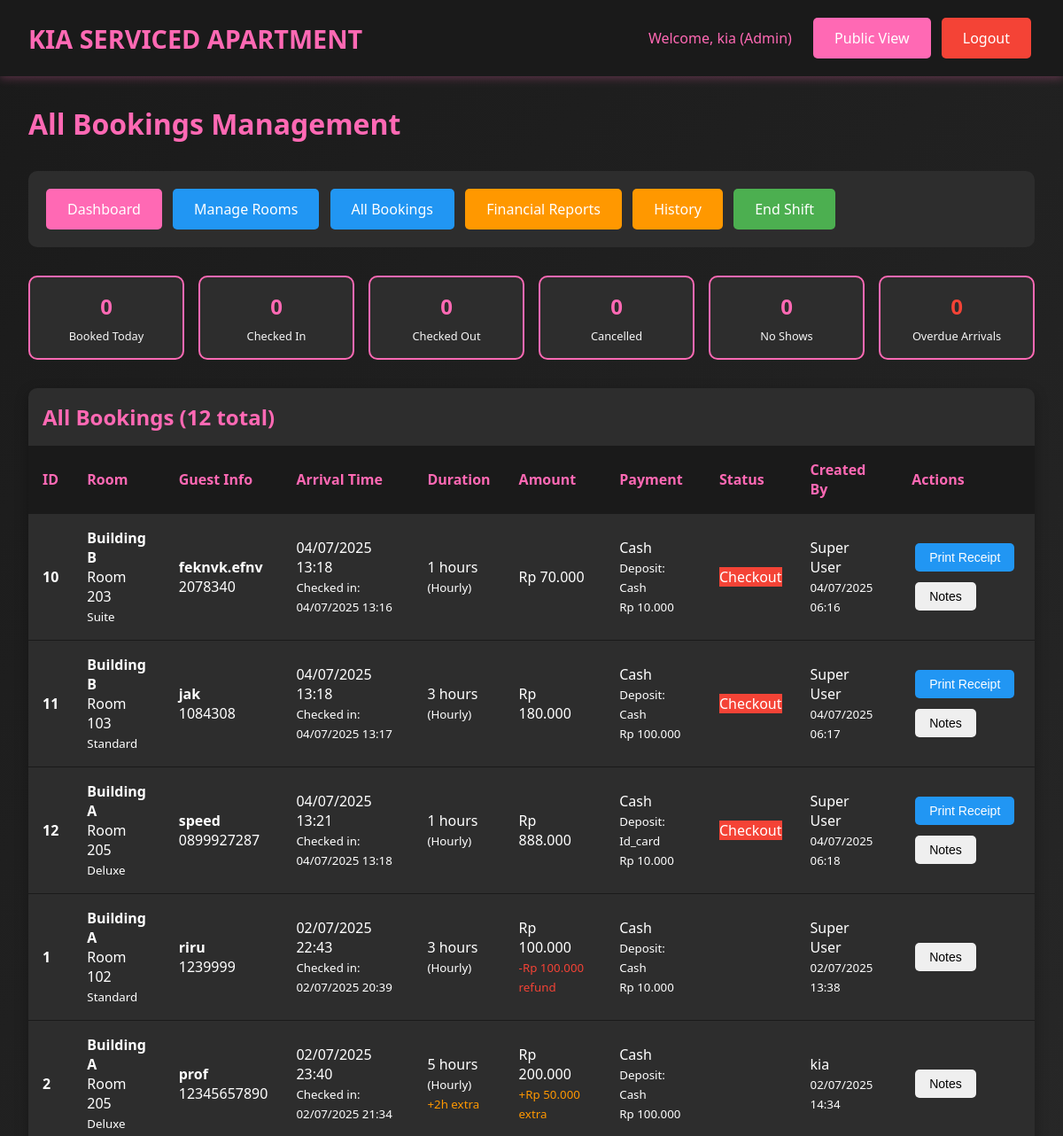
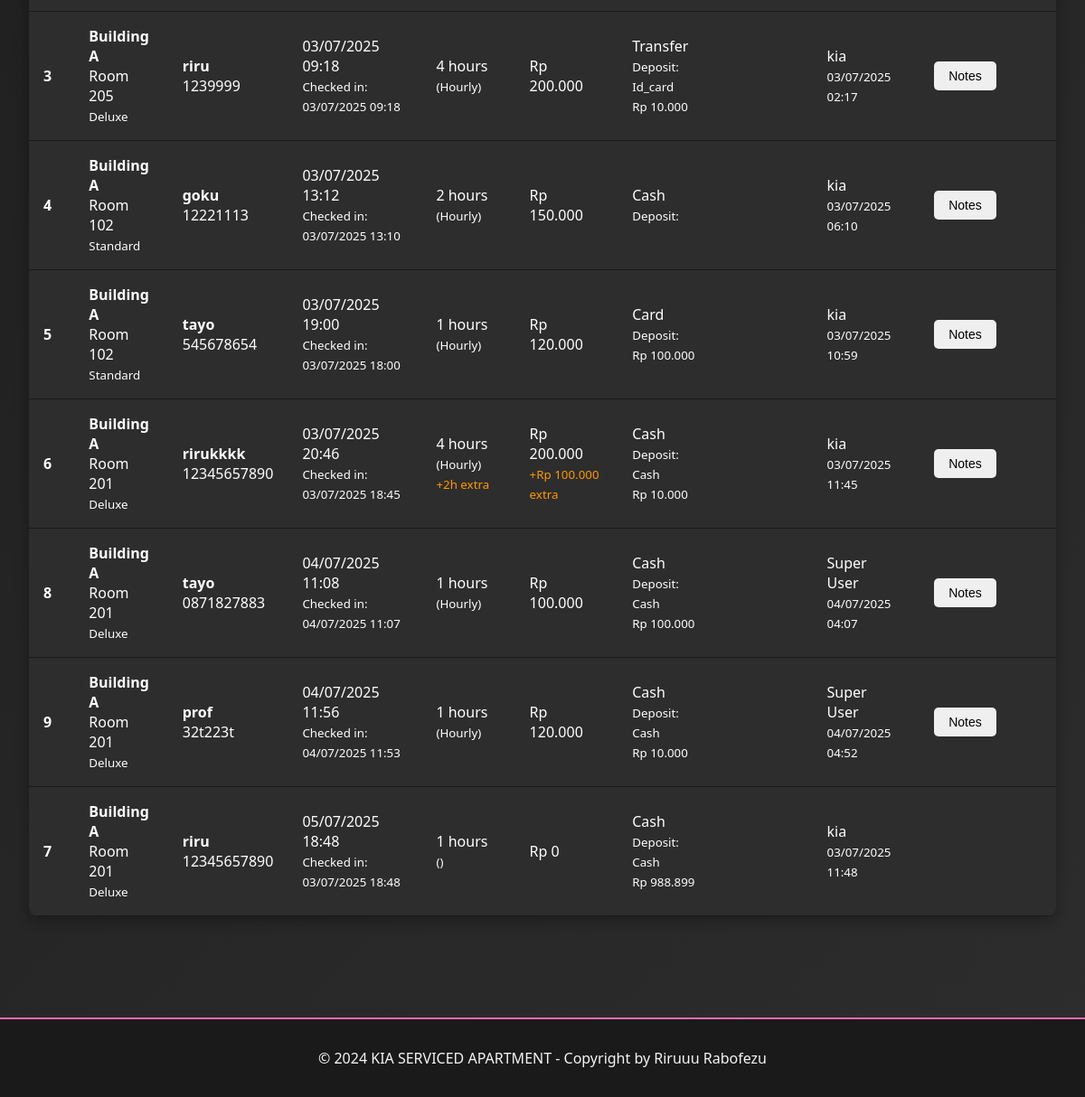
The app's page /admin/bookings.php (signed in), older data (2 pictures, top to bottom).
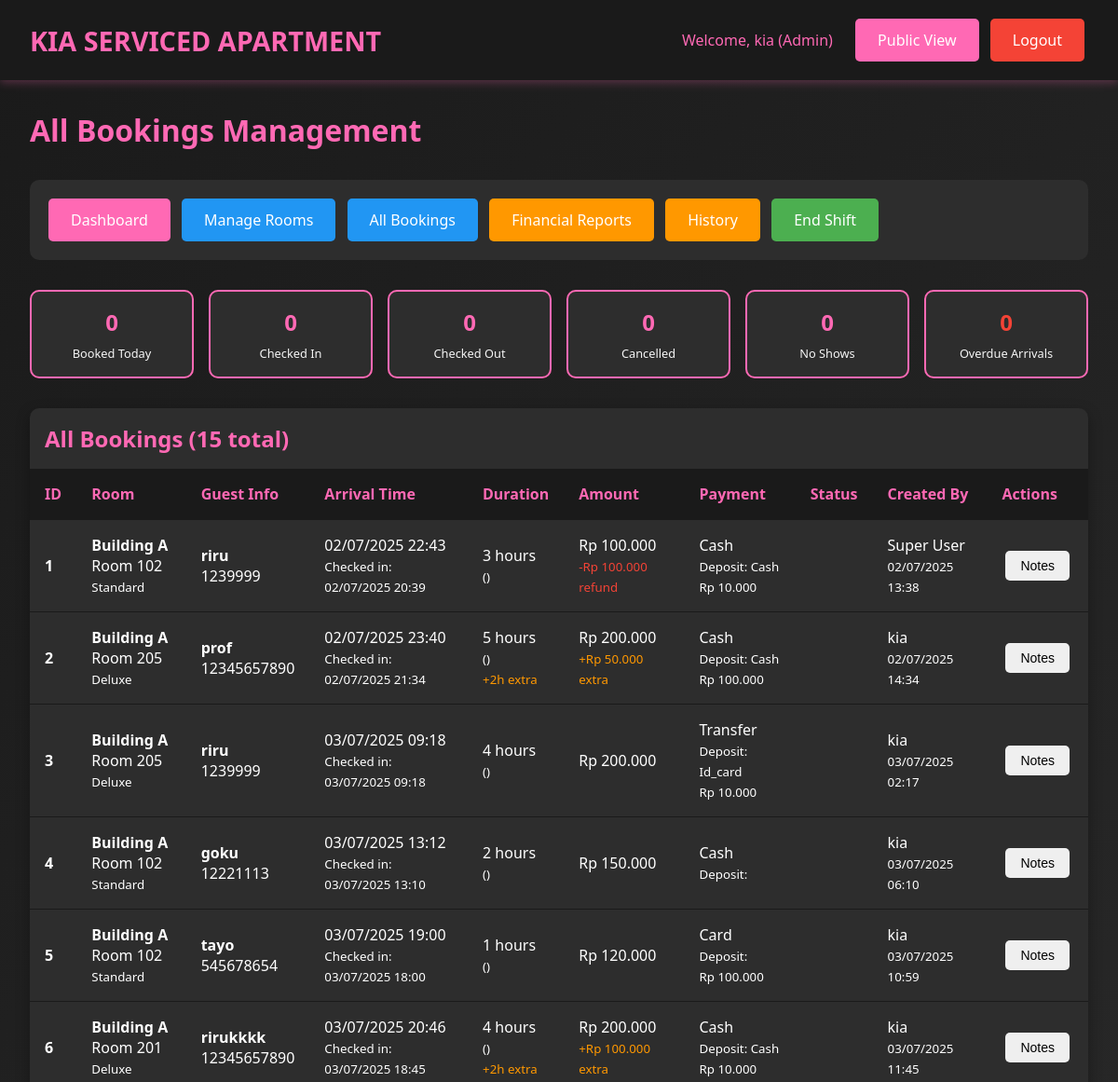
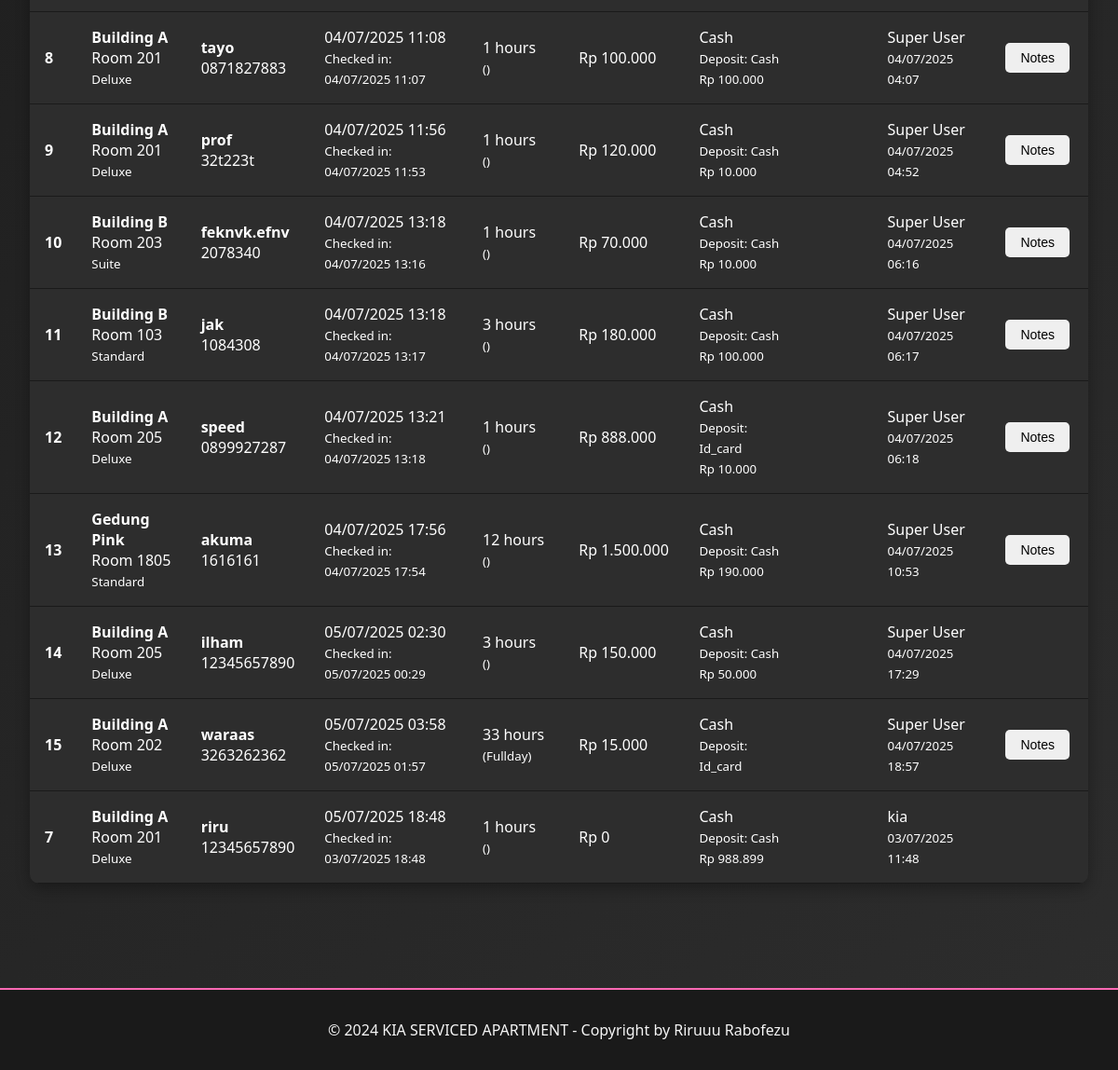
The same page, newer data (2 pictures, top to bottom).
### tables this page shows
CREATE TABLE `bookings` (
  `id` int(11) NOT NULL,
  `room_id` int(11) NOT NULL,
  `guest_name` varchar(100) NOT NULL,
  `arrival_time` datetime NOT NULL,
  `phone_number` varchar(20) NOT NULL,
  `duration_type` enum('transit','fullday') NOT NULL,
  `duration_hours` int(11) NOT NULL,
  `price_amount` decimal(10,2) NOT NULL,
  `payment_method` varchar(50) NOT NULL,
  `deposit_type` enum('cash','id_card','no_deposit') NOT NULL,
  `deposit_amount` decimal(10,2) DEFAULT 0.00,
  `notes` text DEFAULT NULL,
  `status` enum('booked','checkin','checkout','cancelled','no_show') DEFAULT 'booked',
  `checkin_time` datetime DEFAULT NULL,
  `checkout_time` datetime DEFAULT NULL,
  `extra_time_hours` int(11) DEFAULT 0,
  `extra_time_amount` decimal(10,2) DEFAULT 0.00,
  `refund_amount` decimal(10,2) DEFAULT 0.00,
  `refund_method` varchar(50) DEFAULT NULL,
  `created_by` int(11) NOT NULL,
  `created_at` timestamp NOT NULL DEFAULT current_timestamp(),
  `updated_at` timestamp NOT NULL DEFAULT current_timestamp() ON UPDATE current_timestamp()
);

CREATE TABLE `rooms` (
  `id` int(11) NOT NULL,
  `location` varchar(100) NOT NULL,
  `floor_number` int(11) NOT NULL,
  `room_number` varchar(20) NOT NULL,
  `room_type` varchar(50) NOT NULL,
  `wifi_name` varchar(100) DEFAULT NULL,
  `wifi_password` varchar(100) DEFAULT NULL,
  `status` enum('ready','booked','checkin','checkout') DEFAULT 'ready',
  `created_at` timestamp NOT NULL DEFAULT current_timestamp(),
  `updated_at` timestamp NOT NULL DEFAULT current_timestamp() ON UPDATE current_timestamp()
);

CREATE TABLE `users` (
  `id` int(11) NOT NULL,
  `username` varchar(50) NOT NULL,
  `password` varchar(255) NOT NULL,
  `full_name` varchar(100) NOT NULL,
  `role` enum('superuser','admin','cashier') NOT NULL,
  `created_at` timestamp NOT NULL DEFAULT current_timestamp(),
  `updated_at` timestamp NOT NULL DEFAULT current_timestamp() ON UPDATE current_timestamp()
);

### includes/config.php (called while the page is built, shortened)
<?php
function formatCurrency($amount) {
    return 'Rp ' . number_format($amount, 0, ',', '.');
}
function formatDateTime($datetime) {
    return date('d/m/Y H:i', strtotime($datetime));
}
?>

### admin/bookings.php (the view, shortened to what this page needs)
<?php
require_once "../includes/config.php";
$sql = "SELECT b.*, r.room_number, r.location, r.room_type, u.full_name as created_by_name
        FROM bookings b
        JOIN rooms r ON b.room_id = r.id
        JOIN users u ON b.created_by = u.id
        ORDER BY
            CASE
                WHEN b.status = \"booked\" AND b.arrival_time < NOW() THEN 1
                WHEN b.status = \"booked\" THEN 2
                WHEN b.status = \"checkin\" THEN 3
                WHEN b.status = \"checkout\" THEN 4
                ELSE 5
            END,
            b.arrival_time ASC";
$stmt = $pdo->prepare($sql);
$stmt->execute();
$bookings = $stmt->fetchAll();
$stmt = $pdo->query("SELECT
    COUNT(CASE WHEN status = \"booked\" THEN 1 END) as booked,
    COUNT(CASE WHEN status = \"checkin\" THEN 1 END) as checkin,
    COUNT(CASE WHEN status = \"checkout\" THEN 1 END) as checkout,
    COUNT(CASE WHEN status = \"cancelled\" THEN 1 END) as cancelled,
    COUNT(CASE WHEN status = \"no_show\" THEN 1 END) as no_show,
    COUNT(CASE WHEN status = \"booked\" AND arrival_time < NOW() THEN 1 END) as overdue
    FROM bookings
    WHERE DATE(created_at) = CURDATE()");
$stats = $stmt->fetch();
?>
<!DOCTYPE html>
<html lang="id">
<head>
    <link rel="stylesheet" href="../assets/css/style.css">
</head>
<body>
    <header class="header">
        <div class="header-content">
            <a href="../index.php" class="logo">KIA SERVICED APARTMENT</a>
            <div>
                <span style="color: var(--primary-pink); margin-right: 1rem;">
                    Welcome, <?php echo htmlspecialchars($_SESSION["full_name"]); ?> (<?php echo ucfirst($_SESSION["user_role"]); ?>)
                </span>
                <a href="../index.php" class="btn btn-primary">Public View</a>
                <a href="../includes/logout.php" class="btn btn-danger">Logout</a>
            </div>
        </div>
    </header>
    <div class="container">
        <h1 style="color: var(--primary-pink); margin-bottom: 2rem;">All Bookings Management</h1>
        <div style="background: var(--dark-gray); padding: 1rem; border-radius: 10px; margin-bottom: 2rem;">
            <a href="dashboard.php" class="btn btn-primary">Dashboard</a>
            <a href="rooms.php" class="btn btn-info">Manage Rooms</a>
            <a href="bookings.php" class="btn btn-info">All Bookings</a>
            <a href="reports.php" class="btn btn-warning">Financial Reports</a>
            <a href="history.php" class="btn btn-warning">History</a>
            <a href="shift_report.php" class="btn btn-success">End Shift</a>
        </div>
        <div class="booking-stats">
            <div class="stat-card">
                <div class="stat-number"><?php echo $stats["booked"]; ?></div>
                <div class="stat-label">Booked Today</div>
            </div>
            <div class="stat-card">
                <div class="stat-number"><?php echo $stats["checkin"]; ?></div>
                <div class="stat-label">Checked In</div>
            </div>
            <div class="stat-card">
                <div class="stat-number"><?php echo $stats["checkout"]; ?></div>
                <div class="stat-label">Checked Out</div>
            </div>
            <div class="stat-card">
                <div class="stat-number"><?php echo $stats["cancelled"]; ?></div>
                <div class="stat-label">Cancelled</div>
            </div>
            <div class="stat-card">
                <div class="stat-number"><?php echo $stats["no_show"]; ?></div>
                <div class="stat-label">No Shows</div>
            </div>
            <div class="stat-card">
                <div class="stat-number" style="color: var(--danger);"><?php echo $stats["overdue"]; ?></div>
                <div class="stat-label">Overdue Arrivals</div>
            </div>
        </div>
        <div class="table-container">
            <h2 style="color: var(--primary-pink); margin: 1rem;">
                All Bookings (<?php echo count($bookings); ?> total)
            </h2>
            <div style="overflow-x: auto;">
                <table class="table">
                    <thead>
                        <tr>
                            <th>ID</th>
                            <th>Room</th>
                            <th>Guest Info</th>
                            <th>Arrival Time</th>
                            <th>Duration</th>
                            <th>Amount</th>
                            <th>Payment</th>
                            <th>Status</th>
                            <th>Created By</th>
                            <th>Actions</th>
                        </tr>
                    </thead>
                    <tbody>
                        <?php foreach ($bookings as $booking): ?>
                            <?php
                            $is_overdue = ($booking["status"] == "booked" && strtotime($booking["arrival_time"]) < time());
                            $total_amount = $booking["price_amount"] + $booking["extra_time_amount"];
                            $total_hours = $booking["duration_hours"] + $booking["extra_time_hours"];
                            ?>
                            <tr class="booking-row <?php echo $is_overdue ? "overdue" : ""; ?>">
                                <td>
                                    <strong><?php echo $booking["id"]; ?></strong>
                                </td>
                                <td>
                                    <strong><?php echo htmlspecialchars($booking["location"]); ?></strong><br>
                                    Room <?php echo htmlspecialchars($booking["room_number"]); ?><br>
                                    <small><?php echo htmlspecialchars($booking["room_type"]); ?></small>
                                </td>
                                <td>
                                    <strong><?php echo htmlspecialchars($booking["guest_name"]); ?></strong><br>
                                    <?php echo htmlspecialchars($booking["phone_number"]); ?>
                                </td>
                                <td>
                                    <?php echo formatDateTime($booking["arrival_time"]); ?>
                                    <?php if ($booking["checkin_time"]): ?>
                                        <br><small>Checked in: <?php echo formatDateTime($booking["checkin_time"]); ?></small>
                                    <?php endif; ?>
                                </td>
                                <td>
                                    <?php echo $total_hours; ?> hours<br>
                                    <small>(<?php echo ucfirst($booking["duration_type"]); ?>)</small>
                                    <?php if ($booking["extra_time_hours"] > 0): ?>
                                        <br><small style="color: var(--warning);">+<?php echo $booking["extra_time_hours"]; ?>h extra</small>
                                    <?php endif; ?>
                                </td>
                                <td>
                                    <?php echo formatCurrency($total_amount); ?>
                                    <?php if ($booking["extra_time_amount"] > 0): ?>
                                        <br><small style="color: var(--warning);">+<?php echo formatCurrency($booking["extra_time_amount"]); ?> extra</small>
                                    <?php endif; ?>
                                    <?php if ($booking["refund_amount"] > 0): ?>
                                        <br><small style="color: var(--danger);">-<?php echo formatCurrency($booking["refund_amount"]); ?> refund</small>
                                    <?php endif; ?>
                                </td>
                                <td>
                                    <?php echo ucfirst($booking["payment_method"]); ?><br>
                                    <small>Deposit: <?php echo ucfirst($booking["deposit_type"]); ?></small>
                                    <?php if ($booking["deposit_amount"] > 0): ?>
                                        <br><small><?php echo formatCurrency($booking["deposit_amount"]); ?></small>
                                    <?php endif; ?>
                                </td>
                                <td>
                                    <span class="status-<?php echo $booking["status"]; ?>">
                                        <?php echo ucfirst(str_replace("_", " ", $booking["status"])); ?>
                                    </span>
                                </td>
                                <td>
                                    <?php echo htmlspecialchars($booking["created_by_name"]); ?><br>
                                    <small><?php echo formatDateTime($booking["created_at"]); ?></small>
                                </td>
                                <td>
                                    <div class="booking-actions">
                                        <?php if ($booking["status"] == "booked"): ?>
                                            <?php if ($is_overdue): ?>
                                                <button onclick="confirmArrival(<?php echo $booking["id"]; ?>)"
                                                        class="btn btn-success btn-sm">Confirm Arrival</button>
                                                <button onclick="markNoShow(<?php echo $booking["id"]; ?>)"
                                                        class="btn btn-danger btn-sm">No Show</button>
                                            <?php else: ?>
                                                <button onclick="checkinRoom(<?php echo $booking["id"]; ?>)"
                                                        class="btn btn-success btn-sm">Check In</button>
                                            <?php endif; ?>
                                            <button onclick="cancelBooking(<?php echo $booking["id"]; ?>)"
                                                    class="btn btn-danger btn-sm">Cancel</button>
                                        <?php elseif ($booking["status"] == "checkout"): ?>
                                            <button onclick="printReceipt(<?php echo $booking["id"]; ?>)"
                                                    class="btn btn-info btn-sm">Print Receipt</button>
                                        <?php endif; ?>
                                        <?php if ($booking["notes"]): ?>
                                            <button onclick="showNotes(\"<?php echo htmlspecialchars($booking["notes"], ENT_QUOTES); ?>\")"
                                                    class="btn btn-secondary btn-sm">Notes</button>
                                        <?php endif; ?>
                                    </div>
                                </td>
                            </tr>
                        <?php endforeach; ?>
                    </tbody>
                </table>
            </div>
        </div>
    </div>
    <footer class="footer">
        <p>&copy; 2024 KIA SERVICED APARTMENT - Copyright by Riruuu Rabofezu</p>
    </footer>
</body>
</html>

### assets/css/style.css (style rules this page uses)
* { margin: 0; padding: 0; box-sizing: border-box; }
:root { --primary-pink: #ff69b4; --dark-pink: #e91e63; --light-pink: #ffc0cb; --black: #1a1a1a; --dark-gray: #2d2d2d; --light-gray: #f5f5f5; --white: #ffffff; --success: #4caf50; --warning: #ff9800; --info: #2196f3; --danger: #f44336; }
body { font-family: 'Segoe UI', Tahoma, Geneva, Verdana, sans-serif; background: linear-gradient(135deg, var(--black) 0%, var(--dark-gray) 100%); color: var(--white); min-height: 100vh; }
.header { background: var(--black); padding: 1rem 2rem; box-shadow: 0 2px 10px rgba(255, 105, 180, 0.3); position: sticky; top: 0; z-index: 1000; }
.header-content { display: flex; justify-content: space-between; align-items: center; max-width: 1200px; margin: 0 auto; }
.logo { font-size: 1.8rem; font-weight: bold; color: var(--primary-pink); text-decoration: none; }
.btn { padding: 0.75rem 1.5rem; border: none; border-radius: 5px; cursor: pointer; font-size: 1rem; font-weight: 500; text-decoration: none; display: inline-block; text-align: center; transition: all 0.3s ease; margin: 0.25rem; }
.btn-primary { background: var(--primary-pink); color: var(--white); }
.btn-success { background: var(--success); color: var(--white); }
.btn-warning { background: var(--warning); color: var(--white); }
.btn-info { background: var(--info); color: var(--white); }
.btn-danger { background: var(--danger); color: var(--white); }
.btn-sm { padding: 0.5rem 1rem; font-size: 0.875rem; }
.container { max-width: 1200px; margin: 0 auto; padding: 2rem; }
.table-container { background: var(--dark-gray); border-radius: 10px; overflow: hidden; box-shadow: 0 5px 15px rgba(0, 0, 0, 0.3); margin: 2rem 0; }
.table { width: 100%; border-collapse: collapse; }
.table th, .table td { padding: 1rem; text-align: left; border-bottom: 1px solid var(--black); }
.table th { background: var(--black); color: var(--primary-pink); font-weight: bold; }
.footer { background: var(--black); text-align: center; padding: 2rem; margin-top: 3rem; border-top: 2px solid var(--primary-pink); }
.footer p { color: var(--light-gray); margin: 0; }
.status-checkout { background: var(--danger); color: var(--white); }

### admin/bookings.php (style rules this page uses)
.booking-stats { display: grid; grid-template-columns: repeat(auto-fit, minmax(150px, 1fr)); gap: 1rem; margin-bottom: 2rem; }
.stat-card { background: var(--dark-gray); padding: 1rem; border-radius: 10px; text-align: center; border: 2px solid var(--primary-pink); }
.stat-number { font-size: 1.5rem; font-weight: bold; color: var(--primary-pink); margin-bottom: 0.5rem; }
.stat-label { color: var(--light-gray); font-size: 0.8rem; }
.booking-actions { display: flex; gap: 0.25rem; flex-wrap: wrap; }

Row changes from the older to the newer data that the page shows:
changed bookings id 1: duration_type "Hourly" → (not shown)
changed bookings id 2: duration_type "Hourly" → (not shown)
changed bookings "Transfer": duration_type "Hourly" → (not shown)
changed bookings "goku": duration_type "Hourly" → (not shown)
changed bookings "Card": duration_type "Hourly" → (not shown)
changed bookings "rirukkkk": duration_type "Hourly" → (not shown)
changed bookings id 8: duration_type "Hourly" → (not shown)
changed bookings id 9: duration_type "Hourly" → (not shown)
changed bookings "feknvk.efnv": duration_type "Hourly" → (not shown); status "Checkout" → (not shown); moves down the list
changed bookings "jak": duration_type "Hourly" → (not shown); status "Checkout" → (not shown); moves down the list
changed bookings "speed": duration_type "Hourly" → (not shown); status "Checkout" → (not shown); moves down the list
added bookings: id "13", room.location "Gedung Pink", room.room_number "1805", room.room_type "Standard", guest_name "akuma", phone_number "1616161", arrival_time "04/07/2025 17:56", checkin_time "04/07/2025 17:54", duration_hours "12", formatCurrency($total_amount) "Rp 1.500.000", payment_method "Cash", deposit_type "Cash", deposit_amount "Rp 190.000", created_by.full_name "Super User", created_at "04/07/2025 10:53"
added bookings: id "14", room.location "Building A", room.room_number "205", room.room_type "Deluxe", guest_name "ilham", phone_number "12345657890", arrival_time "05/07/2025 02:30", checkin_time "05/07/2025 00:29", duration_hours "3", formatCurrency($total_amount) "Rp 150.000", payment_method "Cash", deposit_type "Cash", deposit_amount "Rp 50.000", created_by.full_name "Super User", created_at "04/07/2025 17:29"
added bookings: id "15", room.location "Building A", room.room_number "202", room.room_type "Deluxe", guest_name "waraas", phone_number "3263262362", arrival_time "05/07/2025 03:58", checkin_time "05/07/2025 01:57", duration_hours "33", duration_type "Fullday", formatCurrency($total_amount) "Rp 15.000", payment_method "Cash", deposit_type "Id_card", created_by.full_name "Super User", created_at "04/07/2025 18:57"
Text that changed along with them:
count($bookings): "12" → "15"
